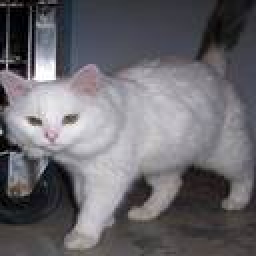
#> input picture SVM/dataset1/cat/cat (1).jpg, 128 x 128 px (shown 2 times larger); its folder holds only this picture in this run
$ jupyter execute --allow-errors svm.ipynb
#> lines starting #> are read from the running program, lines starting #| are printed output that depends on the picture; long printed decimals are rounded
[cell 1]
import os
from PIL import Image, ImageOps
import numpy as np
from skimage import io, color
# Set the path to the directory containing your image classes
dataset_dir = "dataset1/"
# Initialize empty lists to store images and labels
images = []
labels = []
# Iterate through the directories in the dataset directory
for class_dir in os.listdir(dataset_dir):
    class_path = os.path.join(dataset_dir, class_dir)
    if os.path.isdir(class_path):
        # Get the class label from the directory name
        label = class_dir
        # Iterate through the files in the class directory
        for filename in os.listdir(class_path):
            if filename.endswith(".jpg") or filename.endswith(".png"):
                # Load the image using PIL
                image_path = os.path.join(class_path, filename)
                image = Image.open(image_path)
#> image is the input picture: PIL image 128x128 RGB; mean R, G, B 106.5, 104.4, 109.2
                image = ImageOps.grayscale(image)
#> image: PIL image 128x128 L
                # Resize the image (optional)
                image = image.resize((32, 32))
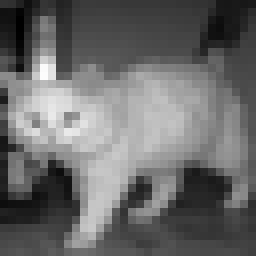
#> image: PIL image 32x32 L (shown 8 times larger); min 0, max 252, mean 105.6
                # Convert the image to a NumPy array
                image_array = np.array(image)
                image_array=image_array.flatten()
#> image_array = 1024 values, max 252 at index 293, min 0 at index 66, mean 105.6
                # Append the image to the list of images
                images.append(image_array)
                # Append the corresponding label
                labels.append(label)
#> pass 2 of the loop `for class_dir in os.listdir(dataset_dir):`:
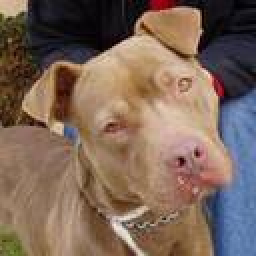
#> input picture SVM/dataset1/dog/dog (1).jpg, 128 x 128 px (shown 2 times larger)
#> image is the input picture: PIL image 128x128 RGB; mean R, G, B 125.2, 103, 89.2
#> `image = ImageOps.grayscale(image)`:
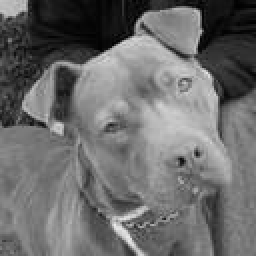
#> image: PIL image 128x128 L (shown 2 times larger); min 1, max 236, mean 108.1
#> `image = image.resize((32, 32))`:
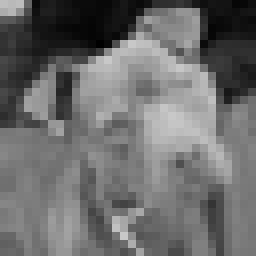
#> image: PIL image 32x32 L (shown 8 times larger); min 0, max 200, mean 108.1
#> `image_array=image_array.flatten()`: image_array = 1024 values, max 200 at index 176, min 0 at index 172, mean 108.1
images = np.array(images)
labels = np.array(labels)

[cell 2]
import os
from PIL import Image
import numpy as np
# Set the path to the directory containing your image classes
dataset_dir = "test/"
# Initialize empty lists to store images and labels
images1 = []
labels1 = []
# Iterate through the directories in the dataset directory
for class_dir in os.listdir(dataset_dir):
    class_path = os.path.join(dataset_dir, class_dir)
    if os.path.isdir(class_path):
        # Get the class label from the directory name
        label = class_dir
        # Iterate through the files in the class directory
        for filename in os.listdir(class_path):
            if filename.endswith(".jpg") or filename.endswith(".png"):
                # Load the image using PIL
                image_path = os.path.join(class_path, filename)
                image = Image.open(image_path)
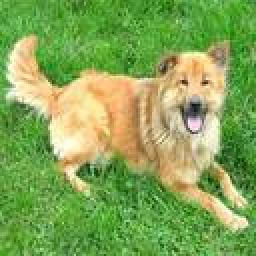
#> input picture SVM/test/dog/dog (1).jpg, 128 x 128 px (shown 2 times larger)
#> image is the input picture: PIL image 128x128 RGB; mean R, G, B 131.1, 165.6, 85.3
                image = ImageOps.grayscale(image)
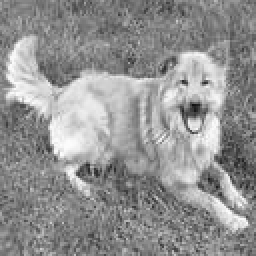
#> image: PIL image 128x128 L (shown 2 times larger); min 16, max 253, mean 146.1
                # Resize the image (optional)
                image = image.resize((32, 32))
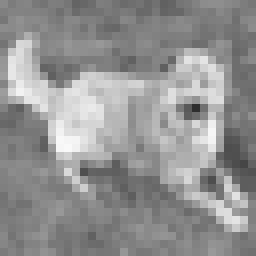
#> image: PIL image 32x32 L (shown 8 times larger); min 46, max 249, mean 146.1
                # Convert the image to a NumPy array
                image_array = np.array(image)
                image_array=image_array.flatten()
#> image_array = 1024 values, max 249 at index 584, min 46 at index 440, mean 146.1
                # Append the image to the list of images
                images1.append(image_array)
                # Append the corresponding label
                labels1.append(label)
valimages = np.array(images1)
vallabels = np.array(labels1)

[cell 3]
label_mapping = {"cat": -1, "dog": 1}
# Use NumPy's vectorized operations to replace values
labels = np.vectorize(label_mapping.get)(labels)
vallabels=np.vectorize(label_mapping.get)(vallabels)

[cell 4]
class SVM:
    def __init__(self, learning_rate=0.0001, lambda_param=0.01, n_iters=1000,margin=1):
        self.lr = learning_rate
        self.lambda_param = lambda_param
        self.n_iters = n_iters
        self.w = None
        self.b = None
        self.margin=margin
    def fit(self, X, y):
        n_samples, n_features = X.shape
#> n_samples = 2; n_features = 1024
        # Mapping labels to 1 and -1 if needed
        y_ = np.where(y <= 0, -1, 1)
        # Initializing weights and biases
        self.w = np.zeros(n_features)
#> self.w = 1024 values from 0 to 0
        self.b = 0
        for _ in range(self.n_iters):
            for idx, x_i in enumerate(X):
                # Updating weights and biases
                condition = y_[idx] * (np.dot(x_i, self.w) - self.b) >= self.margin
                if condition:
                    self.w -= self.lr * (2 * self.lambda_param * self.w)
                else:
                    self.w -= self.lr * (
                        2 * self.lambda_param * self.w - np.dot(x_i, y_[idx])
                    )
                    self.b -= self.lr * y_[idx]
#> after the loop, self.b = 0
    def predict(self, X):
        approx = np.dot(X, self.w) - self.b
        return np.sign(approx)
    def hinge_loss(self, X, y):
        margins = y * (np.dot(X, self.w) - self.b)
        return np.mean(np.maximum(0, self.margin - margins))

[cell 5]
clf = SVM()
clf.fit(images, labels)

[cell 6]
# Predicting any test images
testimage = Image.open('test\dog\dog (1).jpg')
testimage = ImageOps.grayscale(testimage)
# Resize the image (optional)
testimage = testimage.resize((32, 32))
testimage_array = np.array(testimage)
testimage_array=testimage_array.flatten()
#> testimage_array has the same summary as image_array
clf.predict(testimage_array)
#> in predict, `approx = np.dot(X, self.w) - self.b`: approx = -4.58
#> Out = -1

[cell 7]
# Evaluating loss
loss=clf.hinge_loss(valimages,vallabels)
#> in hinge_loss, `margins = y * (np.dot(X, self.w) - self.b)`: margins = [-4.58]
#> loss = 5.58
print(loss)
#| 5.578

[cell 8]
from sklearn.decomposition import PCA
pca = PCA(n_components=2)
data = np.array(images)
data_mean = np.mean(data, axis=0)
#> data_mean = 1024 values, max 195.5 at index 501, min 11 at index 123, mean 106.9
data_std = np.std(data, axis=0)
#> data_std = 1024 values, max 92 at index 261, min 0 at index 407, mean 24.48
images = (data - data_mean) / data_std
#> (the rest of this cell did not finish here and is left out)

[cell 9]
import matplotlib.pyplot as plt
# Visualizing SVM
def visualize_svm():
    def get_hyperplane_value(x, w, b, offset):
        return (-w[0] * x + b + offset) / w[1]
    fig = plt.figure()
    ax = fig.add_subplot(1, 1, 1)
    plt.scatter(images[:, 0], images[:, 1], marker="o", c=labels)
    x0_1 = np.amin(images[:, 0])
#> x0_1 = -1
    x0_2 = np.amax(images[:, 0])
#> x0_2 = 1
    x1_1 = get_hyperplane_value(x0_1, clf.w, clf.b, 0)
#> x1_1 = 1.02
    x1_2 = get_hyperplane_value(x0_2, clf.w, clf.b, 0)
#> x1_2 = -1.02
    x1_1_m = get_hyperplane_value(x0_1, clf.w, clf.b, -1)
#> x1_1_m = -72.26
    x1_2_m = get_hyperplane_value(x0_2, clf.w, clf.b, -1)
#> x1_2_m = -74.31
    x1_1_p = get_hyperplane_value(x0_1, clf.w, clf.b, 1)
#> x1_1_p = 74.31
    x1_2_p = get_hyperplane_value(x0_2, clf.w, clf.b, 1)
#> x1_2_p = 72.26
    ax.plot([x0_1, x0_2], [x1_1, x1_2], "y--")
    ax.plot([x0_1, x0_2], [x1_1_m, x1_2_m], "k")
    ax.plot([x0_1, x0_2], [x1_1_p, x1_2_p], "k")
    x1_min = np.amin(images[:, 1])
#> x1_min = -1
    x1_max = np.amax(images[:, 1])
#> x1_max = 1
    ax.set_ylim([x1_min - 3, x1_max + 3])
    plt.show()
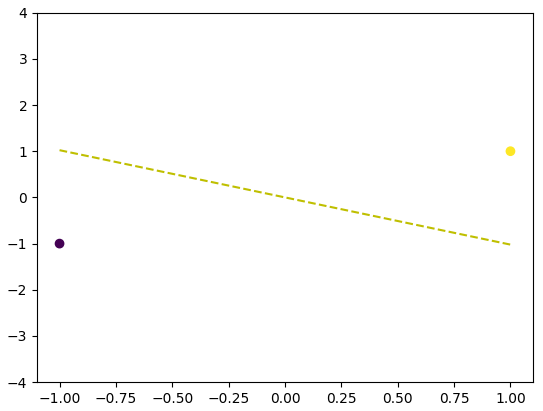
#> figure drawn by matplotlib, 1 panel
visualize_svm()
